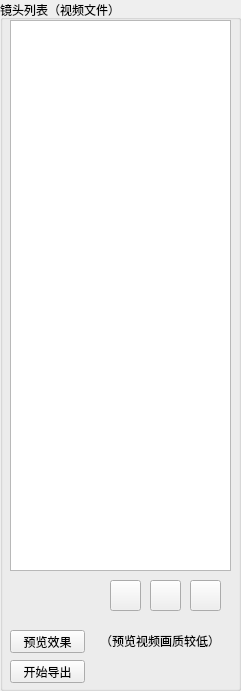
    <widget class="QGroupBox" name="groupBox_15">
     <property name="geometry">
      <rect>
       <x>880</x>
       <y>20</y>
       <width>241</width>
       <height>691</height>
      </rect>
     </property>
     <property name="title">
      <string>镜头列表（视频文件）</string>
     </property>
     <widget class="QTextEdit" name="textEdit_5">
      <property name="geometry">
       <rect>
        <x>10</x>
        <y>20</y>
        <width>221</width>
        <height>551</height>
       </rect>
      </property>
     </widget>
     <widget class="QToolButton" name="toolButton_17">
      <property name="geometry">
       <rect>
        <x>110</x>
        <y>580</y>
        <width>31</width>
        <height>31</height>
       </rect>
      </property>
      <property name="styleSheet">
       <string notr="true">#toolButton_5{
	background-image: url(&quot;C:/Users/hdsha/Downloads/加.png&quot;);
}</string>
      </property>
      <property name="text">
       <string/>
      </property>
     </widget>
     <widget class="QToolButton" name="toolButton_18">
      <property name="geometry">
       <rect>
        <x>150</x>
        <y>580</y>
        <width>31</width>
        <height>31</height>
       </rect>
      </property>
      <property name="styleSheet">
       <string notr="true">#toolButton_6{
	background-image: url(&quot;C:/Users/hdsha/Downloads/减.png&quot;);
}</string>
      </property>
      <property name="text">
       <string/>
      </property>
     </widget>
     <widget class="QToolButton" name="toolButton_19">
      <property name="geometry">
       <rect>
        <x>190</x>
        <y>580</y>
        <width>31</width>
        <height>31</height>
       </rect>
      </property>
      <property name="text">
       <string/>
      </property>
     </widget>
     <widget class="QPushButton" name="pushButton_27">
      <property name="geometry">
       <rect>
        <x>10</x>
        <y>630</y>
        <width>75</width>
        <height>23</height>
       </rect>
      </property>
      <property name="text">
       <string>预览效果</string>
      </property>
     </widget>
     <widget class="QPushButton" name="pushButton_28">
      <property name="geometry">
       <rect>
        <x>10</x>
        <y>660</y>
        <width>75</width>
        <height>23</height>
       </rect>
      </property>
      <property name="text">
       <string>开始导出</string>
      </property>
     </widget>
     <widget class="QLabel" name="label_103">
      <property name="geometry">
       <rect>
        <x>100</x>
        <y>630</y>
        <width>121</width>
        <height>21</height>
       </rect>
      </property>
      <property name="text">
       <string>（预览视频画质较低）</string>
      </property>
     </widget>
    </widget>
